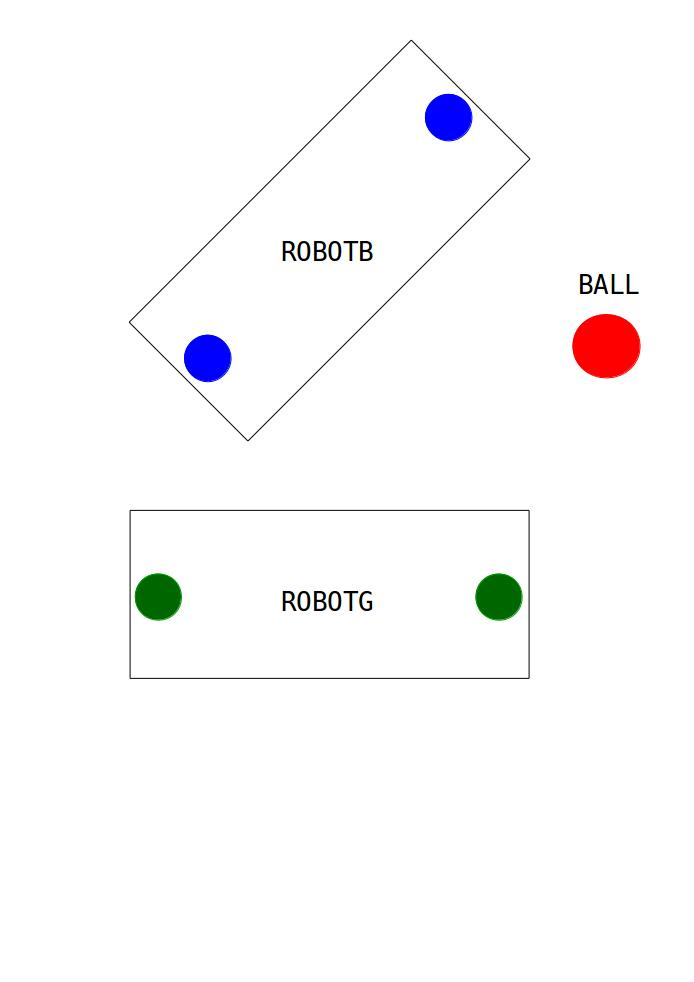
#> input picture pd/test/btt.jpg, 694 x 982 px
$ python idealtest.py
#> lines starting #> are read from the running program, lines starting #| are printed output that depends on the picture; after the words box and inside, x2 and y2 are one past the last pixel; in counts of white or black regions, pixels touching at a corner belong together; long printed decimals are rounded
### pd/test/track.py
#!/usr/bin/env python
# -*- coding: utf-8 -*-

import cv2
import numpy as np
import math

#fgbg = cv2.BackgroundSubtractorMOG2()

# [62 lines left out: function video, not called in this run]


def process(frame,color):

    #cv2.imshow("frame",frame)
    frame = cv2.GaussianBlur(frame, (15, 15), 0)
    frame = cv2.blur(frame,(5,5))
    #frame = cv2.medianBlur(frame, 5)
    #frame = cv2.bilateralFilter(frame,9,75,75)

    #cv2.imshow("frame",frame)

    # Convert BGR to HSV
    hsv = cv2.cvtColor(frame, cv2.COLOR_BGR2HSV)
    #cv2.imshow("frame",hsv)
    if color == 'blue':
        # define range of blue color in HSV
        lower_blue = np.array([110,100,100])
        upper_blue = np.array([130,255,255])

        # Threshold the HSV image to get only blue colors
        mask = cv2.inRange(hsv, lower_blue, upper_blue)


    elif color == 'green':
        # Threshold the HSV image for only green colors
        lower_green = np.array([40,100,100])
        upper_green = np.array([80,255,255])

        # Threshold the HSV image to get only blue colors
        mask = cv2.inRange(hsv, lower_green, upper_green)
        #cv2.imshow('mask',mask)


    if color == 'red':
        # lower mask (0-10)
        lower_red = np.array([0,110,90])
        upper_red = np.array([10,255,255])
        mask0 = cv2.inRange(hsv, lower_red, upper_red)

        # upper mask (170-180)
        lower_red = np.array([170,110,50])
        upper_red = np.array([180,255,255])
        mask1 = cv2.inRange(hsv, lower_red, upper_red)


        # join my masks
        mask = mask0+mask1
    #mask = fgbg.apply(mask)
    #mask = cv2.GaussianBlur(mask,(5,5),0)

    mask = cv2.dilate(mask, None, iterations=3)
    mask = cv2.erode(mask, None, iterations=3)
    #mask = cv2.dilate(mask, None, iterations=2)

    # Bitwise-AND mask and original image
    #res = cv2.bitwise_and(frame,frame, mask= mask)
    cv2.imshow('kaka',mask)
    return mask


#for images

def image(_image,color,flag):

    xcor = np.array([])
    ycor = np.array([])

    img = cv2.imread(_image)

    Y, X = img.shape[:2]
    mask = process(img,color)
    contours,h = cv2.findContours(mask.copy(),1,2)
    no_of_contours = len(contours)
    for i in range(no_of_contours):
        cnt = contours[i]
        M = cv2.moments(cnt)
        area = cv2.contourArea(cnt)
	if area > 25:
		cx = int(M['m10']/M['m00'])
        	cy = int(M['m01']/M['m00'])
        	#cv2.circle(mask,(cx,cy), 5, (0,255,255), -1)
        	(x,y),(width,height),theta = cv2.minAreaRect(cnt)
        	#print(x,y,width,height,theta)
        	xcor = np.append(xcor,x)
        	ycor = np.append(ycor,Y-y)

    if no_of_contours >= 2:
        midx = (xcor[0]+xcor[1])/2
        midy = (ycor[0]+ycor[1])/2
        slope = (ycor[0]-ycor[1])/(xcor[0]-xcor[1])
        theta = math.degrees(math.atan(slope))
        #print(xcor[0],ycor[0],xcor[1],ycor[1])
        #print(midx,midy,theta)
        return np.array([xcor[0],ycor[0],xcor[1],ycor[1],midx,midy,theta])

    elif no_of_contours == 0:
        #print('xaina')
        return np.array([])

    else:
        #print(xcor[0],ycor[0],width,height,theta)
        return np.array([xcor[0],ycor[0],width,height,-theta])


    #cv2.imshow('res',mask)
    cv2.imwrite(flag+'.jpg',mask)
    if cv2.waitKey(0) & 0xff == 27:
        cv2.destroyAllWindows()

### pd/test/idealtest.py
import numpy as np
import track
import time
import math

def main():

	# [13 lines of commented-out code are left out]


	'''
	#get robot1 position
	#(x1,y1,x2,y2,x,y,theta)
	robot1 = track.video(1, 'red')
	print(robot1)
	print(sfx*robot1[0], sfy*robot1[1], sfx*robot1[2], sfy*robot1[3], sfx*robot1[4], sfy*robot1[5], robot1[6])
	dx = robot1[2] - robot1[0]
	dy = robot1[3] - robot1[1]
	d = math.sqrt(pow(dx,2) + pow(dy,2))
	da = math.sqrt(pow(sfx*dx,2) + pow(sfy*dy,2))
	print(dx, dy, d, sfx*dx, sfy*dy, da)
	print('\n')
	#get robot2 position
	#(x1,y1,x2,y2,x,y,theta)
	#robot2 = track.video(1, 'green')
	#print(robot2[6])
	'''
	'''
	#get ball's position
	#(x,y,w,h)
	ball = track.video(1, 'red')
	#print(ball)
	print(sfx*ball[0], sfy*ball[1], sfx*ball[2], sfy*ball[3])

	time.sleep(5)
	#get ball's position
	#(x,y,w,h)
	ball = track.video(1, 'red')
	#print(ball)
	print(sfx*ball[0], sfy*ball[1], sfx*ball[2], sfy*ball[3])

	#robot1 = track.video(1, 'red')
	#print(robot1)
	#print(sfx*(robot1[2]-robot1[0]))
	#to track robot track.video(camera_no, color_name_in_string)
	#returns numpy array of position and orientation of robot

	'''
	ROBOT1 = np.array([[]])
	ROBOT2 = np.array([[]])
	BALL = np.array([])

	ROBOT1 = track.image('btt.jpg','blue','robotb')
#> in image, img is the input picture: shape (982, 694, 3); mean B, G, R 250.7, 250, 250.7
#> in process, `frame = cv2.GaussianBlur(frame, (15, 15), 0)`:
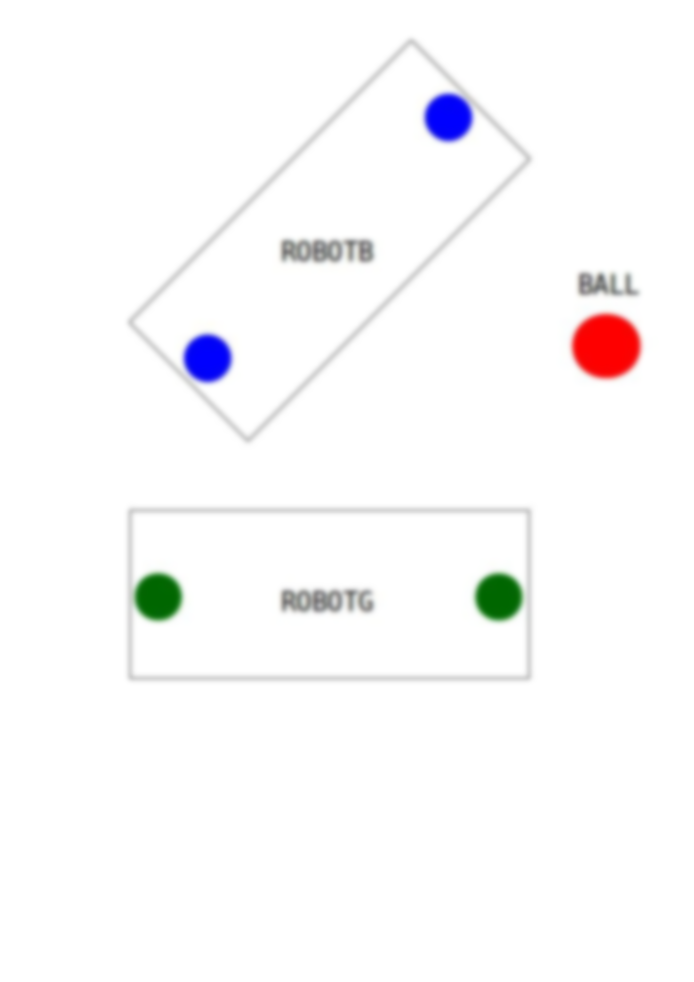
#> frame: shape (982, 694, 3); mean of channels 0, 1, 2 250.7, 250, 250.7; drawn as B, G, R
#> in process, `hsv = cv2.cvtColor(frame, cv2.COLOR_BGR2HSV)`: hsv: shape (982, 694, 3); mean H, S, V 3, 3.8, 252.5
#> in process, `mask = cv2.inRange(hsv, lower_blue, upper_blue)`:
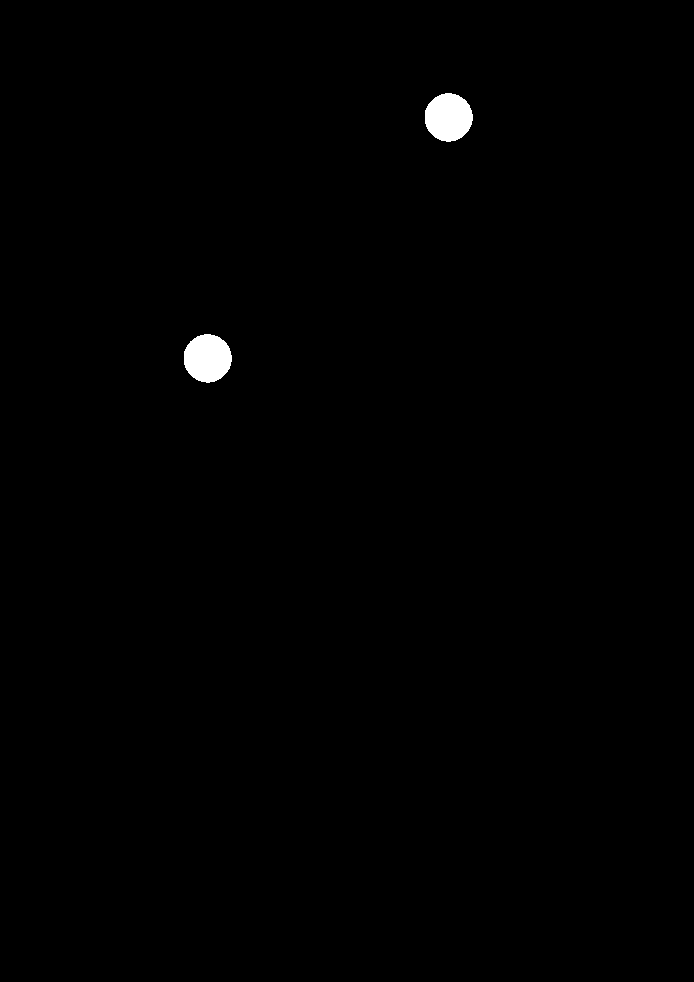
#> mask: shape (982, 694); 0.53% white; 2 white regions, box (x1, y1, x2, y2) and area: (184, 334, 232, 383) 1822, (425, 93, 473, 142) 1820
#> in process, `mask = cv2.dilate(mask, None, iterations=3)`:
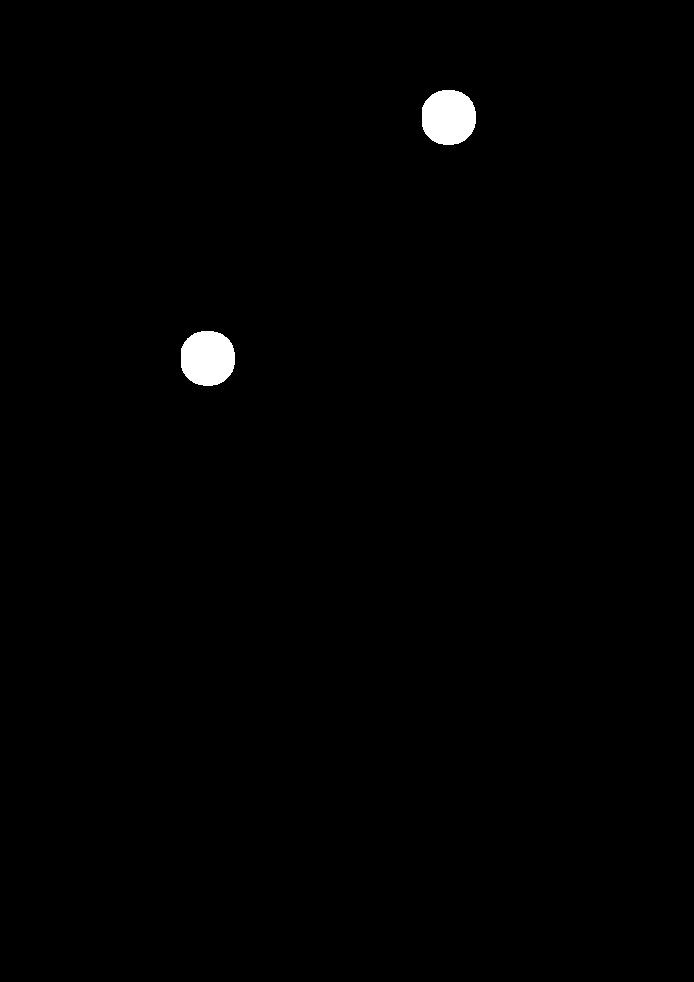
#> mask: shape (982, 694); 0.72% white; 2 white regions
#> in image, `contours,h = cv2.findContours(mask.copy(),1,2)`: contours = 2 contours; box (x1, y1, x2, y2) and area: (184, 334, 232, 383) 1754, (425, 93, 473, 142) 1752; h = [[1, -1, -1, -1], [-1, 0, -1, -1]]
#> in image, `no_of_contours = len(contours)`: no_of_contours = 2
#> the loop in image, `for i in range(no_of_contours):` made 2 passes
#> (area, cx, cy, x, y, width, height, theta) on passes 1 to 2: (1754, 207, 357, 207, 357.5, 47.38, 47.38, -45), (1752.5, 448, 116, 448.2, 116.7, 47.38, 46.67, -45)
#> in image, `midx = (xcor[0]+xcor[1])/2`: midx = 327.6
#> in image, `midy = (ycor[0]+ycor[1])/2`: midy = 744.9
#> in image, `slope = (ycor[0]-ycor[1])/(xcor[0]-xcor[1])`: slope = 0.998
#> in image, `theta = math.degrees(math.atan(slope))`: theta = 44.94
#> ROBOT1 = [207, 624.5, 448.2, 865.3, 327.6, 744.9, 44.94]
	ROBOT2 = track.image('btt.jpg','green','robotg')
#> call 2 of process, with color = 'green'
#> in process (call 2), `mask = cv2.inRange(hsv, lower_green, upper_green)`: mask: shape (982, 694); 0.47% white; 2 white regions, box (x1, y1, x2, y2) and area: (136, 574, 181, 619) 1609, (476, 574, 521, 620) 1608
#> in process (call 2), `mask = cv2.dilate(mask, None, iterations=3)`:
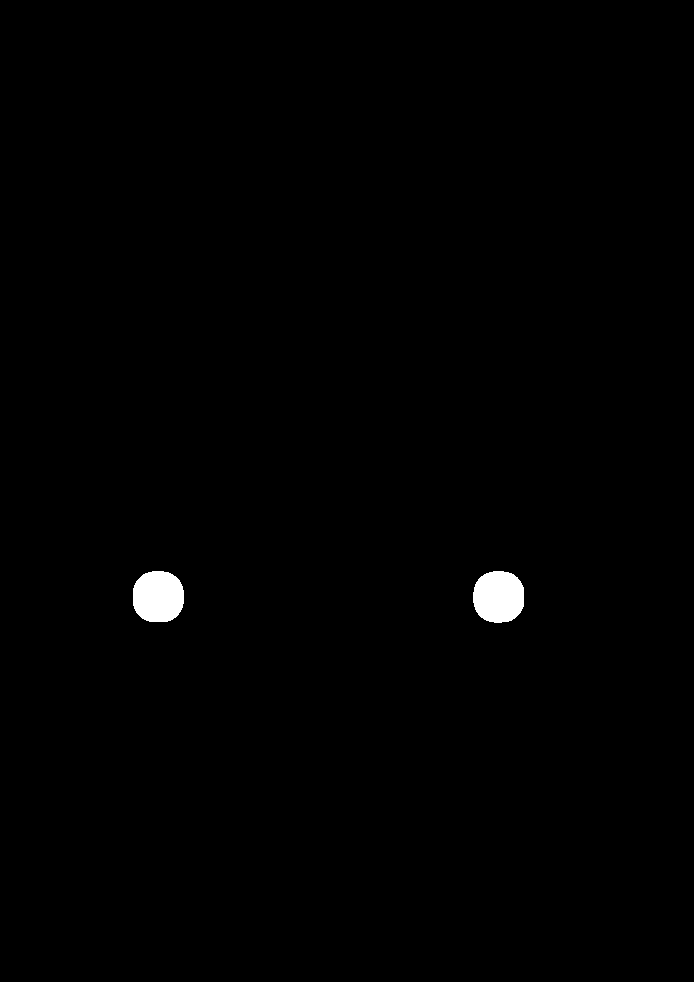
#> mask: shape (982, 694); 0.64% white; 2 white regions
#> in image (call 2), `contours,h = cv2.findContours(mask.copy(),1,2)`: contours = 2 contours; box (x1, y1, x2, y2) and area: (136, 574, 181, 619) 1545, (476, 574, 521, 620) 1544
#> the loop in image (call 2), `for i in range(no_of_contours):` made 2 passes
#> (area, cx, cy, x, y, width, height, theta) on passes 1 to 2: (1543.5, 498, 596, 498, 596.5, 45, 44, -90), (1545, 157, 596, 158, 596, 44, 44, -90)
#> ROBOT2 = [498, 385.5, 158, 386, 328, 385.8, -0.0843]
	BALL = track.image('btt.jpg','red','ball')
#> call 3 of process, with color = 'red'
#> in process (call 3), `mask0 = cv2.inRange(hsv, lower_red, upper_red)`: mask0: shape (982, 694); 0.51% white; 1 white region, box (x1, y1, x2, y2) and area: (572, 314, 641, 379) 3505
#> in process (call 3), `mask1 = cv2.inRange(hsv, lower_red, upper_red)`:
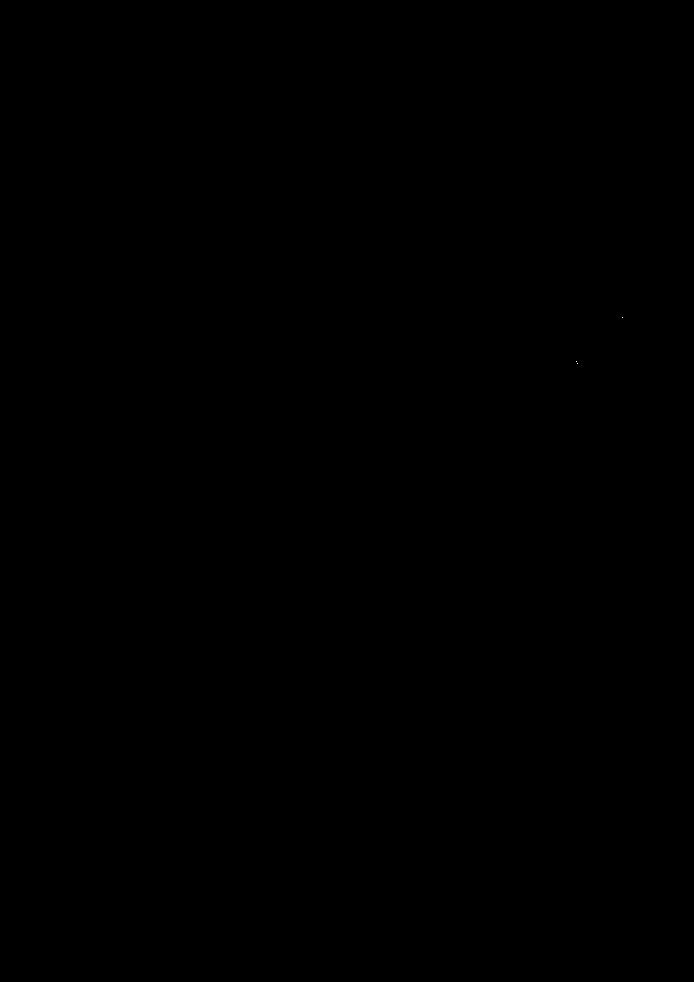
#> mask1: shape (982, 694); 0% white in thin lines or dots, all inside (x1, y1, x2, y2) = (576, 317, 623, 364)
#> in process (call 3), `mask = mask0+mask1`: mask: shape (982, 694); 0.51% white; 1 white region, box (x1, y1, x2, y2) and area: (572, 314, 641, 379) 3508
#> in process (call 3), `mask = cv2.dilate(mask, None, iterations=3)`:
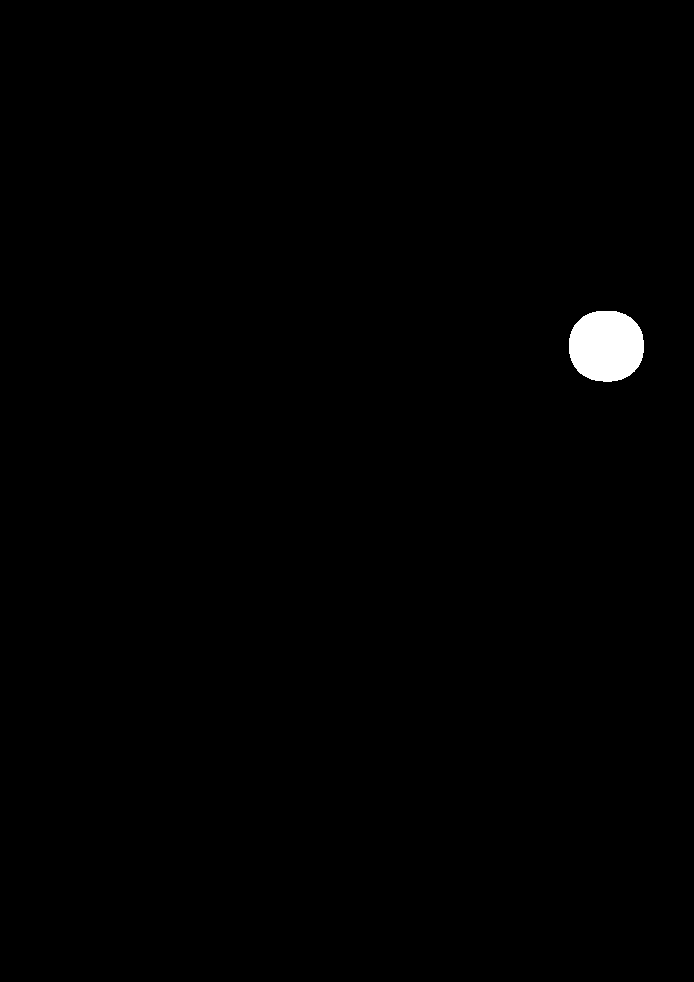
#> mask: shape (982, 694); 0.64% white; 1 white region
#> in image (call 3), `contours,h = cv2.findContours(mask.copy(),1,2)`: contours = 1 contour; box (x1, y1, x2, y2) and area: (572, 314, 641, 379) 3413; h = [[-1, -1, -1, -1]]
#> BALL = [606, 636, 64, 68, 90]
	print("\n POSITION of ROBOTB: ("+str(ROBOT1[4])+","+str(ROBOT1[5])+")")
#|  POSITION of ROBOTB: (327.625,744.875)
	print("\n ORIENTATION of ROBOTB: "+str(ROBOT1[6]))
#|  ORIENTATION of ROBOTB: 44.941

	print("\n\n POSITION of ROBOTG: ("+str(ROBOT2[4])+","+str(ROBOT2[5])+")")
#|  POSITION of ROBOTG: (328.0,385.75)
	print("\n ORIENTATION of ROBOTG: "+str(ROBOT2[6]))
#|  ORIENTATION of ROBOTG: -0.08426

	print("\n\n POSITION OF BALL: ("+str(BALL[0])+","+str(BALL[1])+")\n")
#|  POSITION OF BALL: (606.0,636.0)

if __name__=='__main__':
	main()
